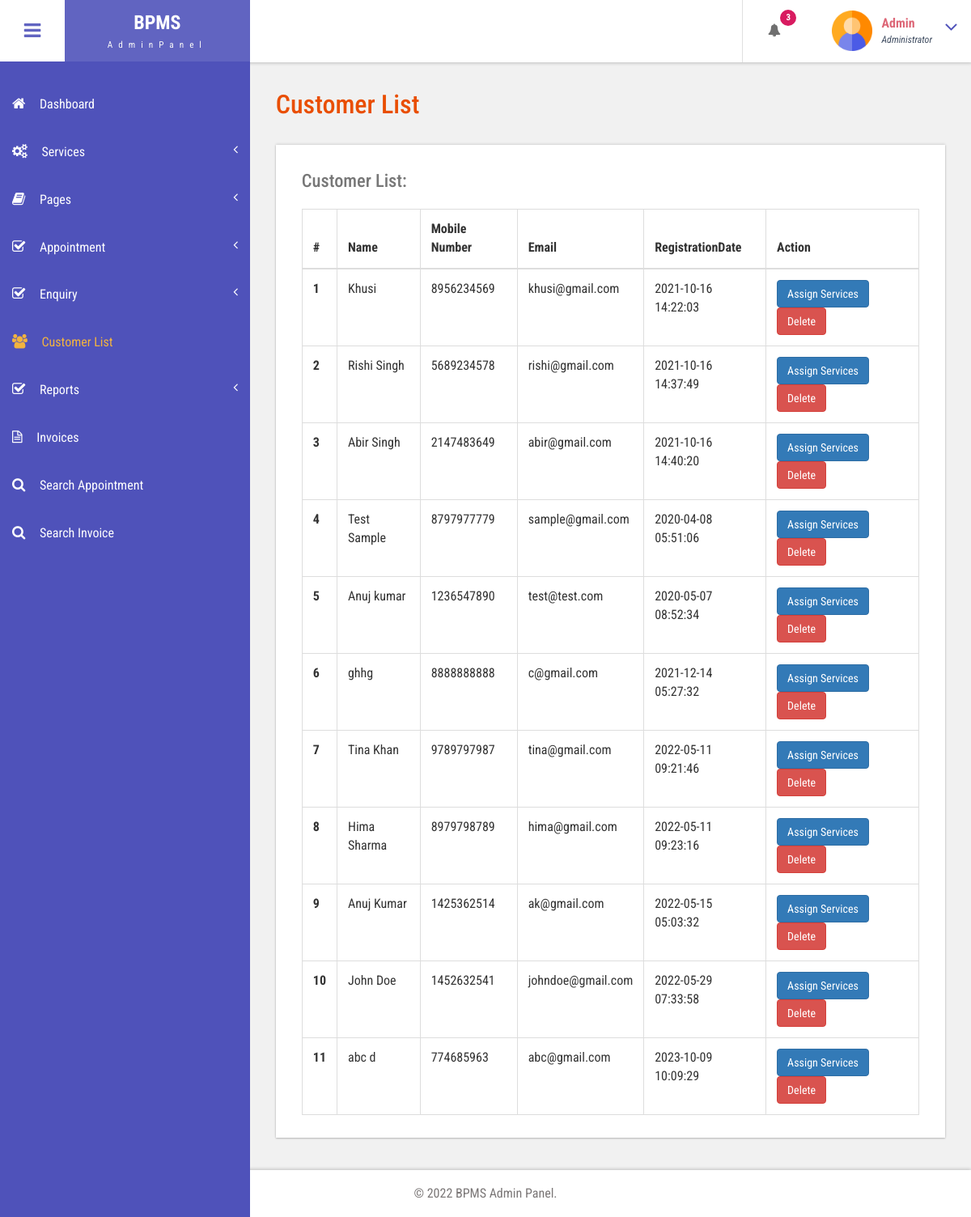
The app's page /admin/customer-list.php (signed in) with its own data.
### tables this page shows
CREATE TABLE `tbluser` (
  `ID` int(10) NOT NULL,
  `FirstName` varchar(120) DEFAULT NULL,
  `LastName` varchar(250) DEFAULT NULL,
  `MobileNumber` bigint(10) DEFAULT NULL,
  `Email` varchar(120) DEFAULT NULL,
  `Password` varchar(120) DEFAULT NULL,
  `RegDate` timestamp NULL DEFAULT current_timestamp()
);

### admin/customer-list.php (the view, shortened to what this page needs)
<?php
include('includes/dbconnection.php');
if (strlen($_SESSION['bpmsaid']==0)) {
  header('location:logout.php');
  } else{
  ?>
<!DOCTYPE HTML>
<html>
<head>
<link href="css/bootstrap.css" rel='stylesheet' type='text/css' />
<link href="css/style.css" rel='stylesheet' type='text/css' />
<link href="css/font-awesome.css" rel="stylesheet">
<link href="css/animate.css" rel="stylesheet" type="text/css" media="all">
<link href="css/custom.css" rel="stylesheet">
</head>
<body class="cbp-spmenu-push">
	<div class="main-content">
		 <?php include_once('includes/sidebar.php');?>
		 <?php include_once('includes/header.php');?>
		<div id="page-wrapper">
			<div class="main-page">
				<div class="tables">
					<h3 class="title1">Customer List</h3>
					<div class="table-responsive bs-example widget-shadow">
						<h4>Customer List:</h4>
						<table class="table table-bordered"> <thead> <tr> <th>#</th> <th>Name</th> <th>Mobile Number</th><th>Email</th> <th>RegistrationDate</th><th>Action</th> </tr> </thead> <tbody>
<?php
$ret=mysqli_query($con,"select *from  tbluser");
$cnt=1;
while ($row=mysqli_fetch_array($ret)) {
?>
						 <tr> <th scope="row"><?php echo $cnt;?></th> <td><?php  echo $row['FirstName'];?> <?php  echo $row['LastName'];?></td> <td><?php  echo $row['MobileNumber'];?></td><td><?php  echo $row['Email'];?></td><td><?php  echo $row['RegDate'];?></td>
						 	<td> <a href="add-customer-services.php?addid=<?php echo $row['ID'];?>" class="btn btn-primary">Assign Services</a>
<a href="customer-list.php?delid=<?php echo $row['ID'];?>" class="btn btn-danger" onClick="return confirm('Are you sure you want to delete?')">Delete</a>
						 		</td> </tr>   <?php
$cnt=$cnt+1;
}?></tbody> </table>
					</div>
				</div>
			</div>
		</div>
		 <?php include_once('includes/footer.php');?>
	</div>
</body>
</html>
<?php }  ?>

### admin/includes/header.php (shortened to what this page needs)
<div class="sticky-header header-section ">
      <div class="header-left">
        <button id="showLeftPush"><i class="fa fa-bars"></i></button>
        <div class="logo">
          <a href="index.html">
            <h1>BPMS</h1>
            <span>AdminPanel</span>
          </a>
        </div>
      </div>
      <div class="header-right">
        <div class="profile_details_left">
          <ul class="nofitications-dropdown">
            <?php
$ret1=mysqli_query($con,"select tbluser.FirstName,tbluser.LastName,tblbook.ID as bid,tblbook.AptNumber from tblbook join tbluser on tbluser.ID=tblbook.UserID where tblbook.Status is null");
$num=mysqli_num_rows($ret1);
?>
            <li class="dropdown head-dpdn">
              <a href="#" class="dropdown-toggle" data-toggle="dropdown" aria-expanded="false"><i class="fa fa-bell"></i><span class="badge blue"><?php echo $num;?></span></a>
            </li>
          </ul>
          <div class="clearfix"> </div>
        </div>
        <div class="profile_details">
        <?php
$adid=$_SESSION['bpmsaid'];
$ret=mysqli_query($con,"select AdminName from tbladmin where ID='$adid'");
$row=mysqli_fetch_array($ret);
$name=$row['AdminName'];
?>
          <ul>
            <li class="dropdown profile_details_drop">
              <a href="#" class="dropdown-toggle" data-toggle="dropdown" aria-expanded="false">
                <div class="profile_img">
                  <span class="prfil-img"><img src="images/admin.png" alt="" width="50" height="50"> </span>
                  <div class="user-name">
                    <p><?php echo $name; ?></p>
                    <span>Administrator</span>
                  </div>
                  <i class="fa fa-angle-down lnr"></i>
                  <div class="clearfix"></div>
                </div>
              </a>
            </li>
          </ul>
        </div>
      </div>
      <div class="clearfix"> </div>
    </div>

### admin/css/style.css (style rules this page uses)
h4, h5, h6, h1, h2, h3 { margin: 0; }
ul, ol { margin: 0; }
p { margin: 0; }
html, body { font-family: 'Roboto Condensed', sans-serif; font-size: 100%; overflow-x: hidden; background: #fff; }
body a { transition: 0.5s all ease; -webkit-transition: 0.5s all ease; -moz-transition: 0.5s all ease; -o-transition: 0.5s all ease; -ms-transition: 0.5s all ease; text-decoration:none; }
h1,h2,h3,h4,h5,h6 { margin:0; }
p { margin:0; }
ul,label { margin:0; padding:0; }
.main-content { position: relative; }
.sticky-header { position: fixed; top: 0; left:0px; width: 100%; z-index: 100; }
.header-section { background:#FFF; box-shadow: 1px 1px 4px rgba(0, 0, 0, 0.21); -webkit-box-shadow: 1px 1px 4px rgba(0, 0, 0, 0.21); -moz-box-shadow: 1px 1px 4px rgba(0, 0, 0, 0.21); -o-box-shadow: 1px 1px 4px rgba(0, 0, 0, 0.21); }
.header-section::after { clear: both; display: block; content: ''; }
.header-left { float: left; width: 45%; }
.header-right { float: right; }
button#showLeftPush { font-size: 1.5em; width: 80px; padding: 0.87em 0; text-align: center; cursor: pointer; float: left; color: #6F6F6F; -moz-transition: all 0.2s ease-out 0s; -webkit-transition: all 0.2s ease-out 0s; transition: all 0.2s ease-out 0s; border: none; background-color: #fff; outline:none; }
.cbp-spmenu-push { overflow-x: hidden; position: relative; }
.cbp-spmenu, .cbp-spmenu-push { -webkit-transition: all 0.3s ease; -moz-transition: all 0.3s ease; transition: all 0.3s ease; }
.cbp-spmenu-push div#page-wrapper { margin: 0 0 0 19.3em; transition:.5s all; -webkit-transition:.5s all; -moz-transition:.5s all; }
.fa { display: inline-block; font-family: FontAwesome; font-style: normal; font-weight: normal; line-height: 1; -webkit-font-smoothing: antialiased; -moz-osx-font-smoothing: grayscale; }
.logo { background: #6164C1; text-align: center; float: left; }
.logo a { padding: 0.9em 3.3em .7em; display: block; text-decoration: none; }
.logo a h1 { color: #fff; font-size: 1.5em; line-height: 1.2em; font-weight: 700; }
.logo a span { color: #F8F8F8; font-size: .7em; text-align: center; letter-spacing: 7px; }
.profile_details_left { float: left; }
li.dropdown.head-dpdn { display: inline-block; padding: 1.7em 0; border-left: 1px solid #E0E0E0; float: left; }
li.dropdown.head-dpdn a.dropdown-toggle { padding: 1.7em 2em; }
i.fa.fa-bell { color:#6F6F6F; }
.header-right span.badge { font-size: 11px; font-weight: bold; color: #FFF; background: #8BC34A; line-height: 15px; width: 20px; height: 20px; border-radius: 2em; -webkit-border-radius: 2em; -moz-border-radius: 2em; -o-border-radius: 2em; text-align: center; display: inline-block; position: absolute; top: 16%; padding: 2px 0 0; }
.header-right span.blue { background-color:#D81B60; }
.profile_details { float: right; }
.profile_details_drop a.dropdown-toggle { display:block; padding: 0.8em 3em 0 2em; }
.profile_img span.prfil-img { float:left; }
.user-name { float:left; margin-top:8px; margin-left:11px; height:35px; }
.profile_details ul li { list-style-type:none; position:relative; }
.profile_details li a i.fa.lnr { position: absolute; top: 34%; right: 8%; color: #4F52BA; font-size: 1.6em; }
.user-name p { font-size:1em; color:#DD6777; line-height:1em; font-weight:700; }
.user-name span { font-size: .75em; font-style: italic; color: #424f63; font-weight: normal; margin-top: .3em; }
.widget-shadow { background-color: #fff; box-shadow: 0 -1px 3px rgba(0,0,0,.12),0 1px 2px rgba(0,0,0,.24); -webkit-box-shadow: 0 -1px 3px rgba(0,0,0,.12),0 1px 2px rgba(0,0,0,.24); -moz-box-shadow: 0 -1px 3px rgba(0,0,0,.12),0 1px 2px rgba(0,0,0,.24); }
h3.title1 { font-size: 2em; color: #e94e02; margin-bottom: 0.8em; }
.table > thead > tr > th, .table > tbody > tr > th, .table > tfoot > tr > th, .table > thead > tr > td, .table > tbody > tr > td, .table > tfoot > tr > td { border-top: none; }
.tables h4 { font-size: 1.4em; margin-bottom: 1em; color: #777777; }
.tables .panel-body ,.tables .bs-example { padding: 2em 2em 0.5em; }
.tables .table > thead > tr > th, .tables .table > tbody > tr > th, .tables .table > tfoot > tr > th, .tables .table > thead > tr > td, .tables .table > tbody > tr > td, .tables .table > tfoot > tr > td { padding: 13px; border-top: 1px solid #E0E0E0; }
.bs-example { margin-top: 2em; }

### admin/css/custom.css (style rules this page uses)
#page-wrapper { padding:7em 2em 2.5em; background-color: #F1F1F1; }

### records on screen
tbluser: FirstName "Khusi", MobileNumber "8956234569", Email "khusi@gmail.com", RegDate "2021-10-16 14:22:03"
tbluser: FirstName "Rishi Singh", MobileNumber "5689234578", Email "rishi@gmail.com", RegDate "2021-10-16 14:37:49"
tbluser: FirstName "Abir Singh", MobileNumber "2147483649", Email "abir@gmail.com", RegDate "2021-10-16 14:40:20"
tbluser: FirstName "Test Sample", MobileNumber "8797977779", Email "sample@gmail.com", RegDate "2020-04-08 05:51:06"
tbluser: FirstName "Anuj kumar", MobileNumber "1236547890", Email "test@test.com", RegDate "2020-05-07 08:52:34"
tbluser: FirstName "ghhg", MobileNumber "8888888888", Email "c@gmail.com", RegDate "2021-12-14 05:27:32"
tbluser: FirstName "Tina", LastName "Khan", MobileNumber "9789797987", Email "tina@gmail.com", RegDate "2022-05-11 09:21:46"
tbluser: FirstName "Hima", LastName "Sharma", MobileNumber "8979798789", Email "hima@gmail.com", RegDate "2022-05-11 09:23:16"
tbluser: FirstName "Anuj", LastName "Kumar", MobileNumber "1425362514", Email "ak@gmail.com", RegDate "2022-05-15 05:03:32"
tbluser: FirstName "John", LastName "Doe", MobileNumber "1452632541", Email "johndoe@gmail.com", RegDate "2022-05-29 07:33:58"
tbluser: FirstName "abc", LastName "d", MobileNumber "774685963", Email "abc@gmail.com", RegDate "2023-10-09 10:09:29"

### other values on screen
$num "3"
$name "Admin"
